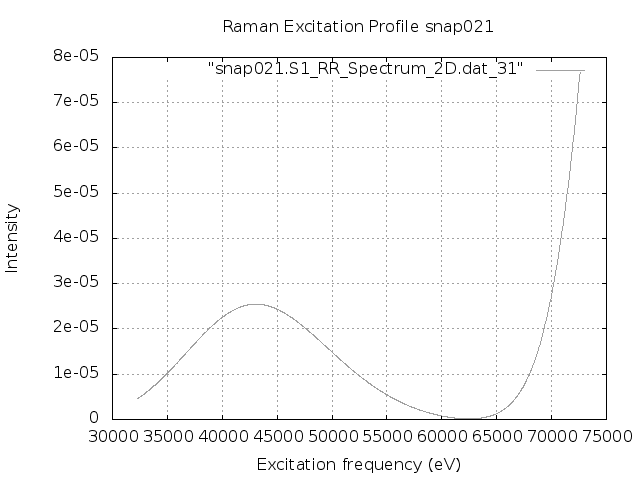

The script that saved this image:
set terminal png
set output "snap021.S1.REP_frozen.png"
set xlabel 'Excitation frequency (eV)'
set ylabel 'Intensity'
set title "Raman Excitation Profile snap021"
set grid
set autoscale
plot "snap021.S1_RR_Spectrum_2D.dat_31" with lines lc "blue"
exit
